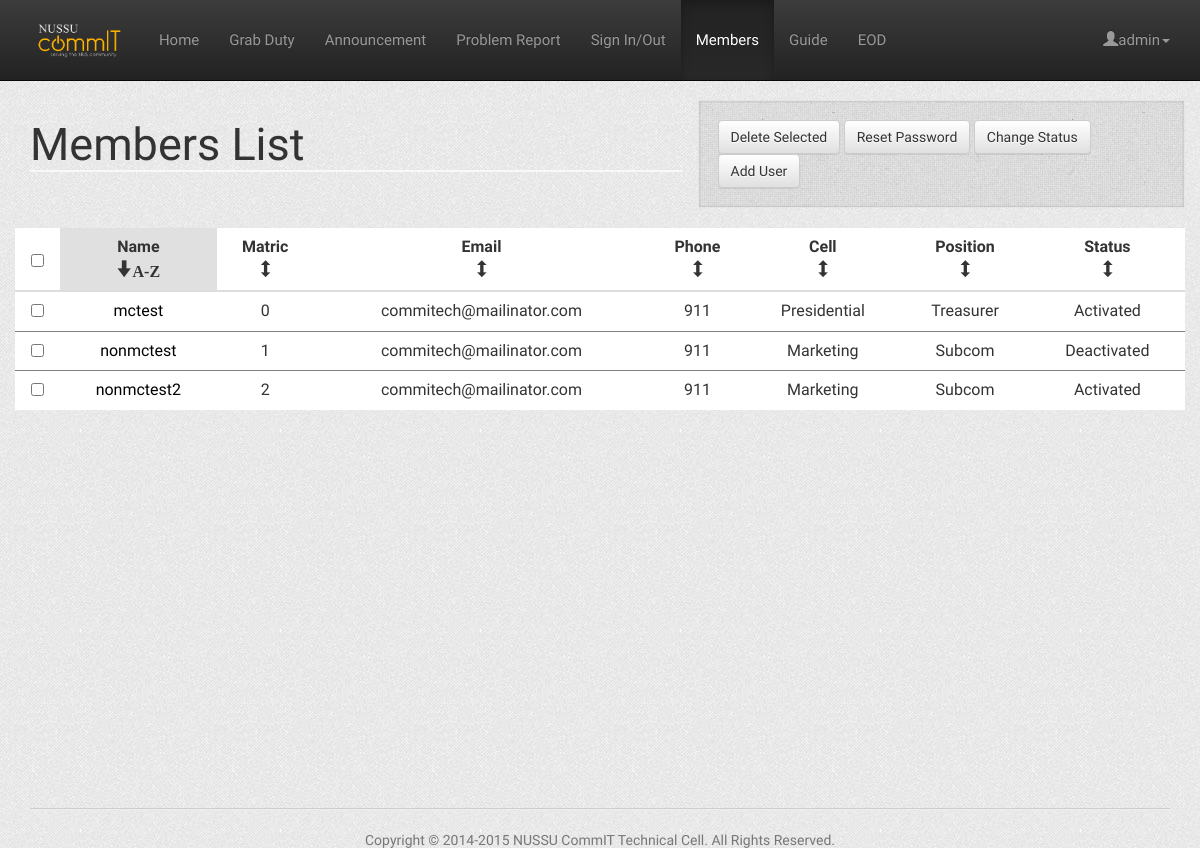
The page /members.php (signed in) on the database as committed earlier.
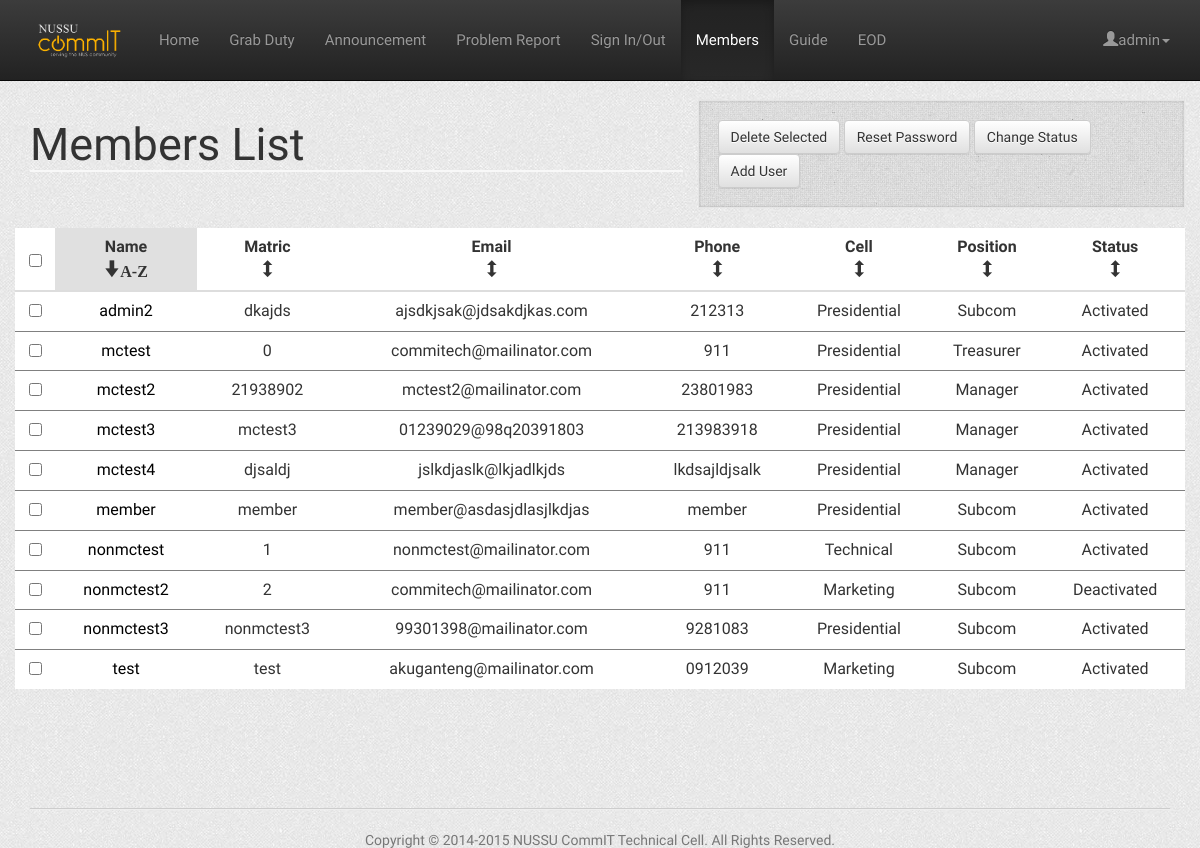
The same page on the database as committed later.
### tables this page shows
CREATE TABLE IF NOT EXISTS `users` (
  `id` int(11) NOT NULL,
  `name` varchar(40) NOT NULL,
  `matric_number` varchar(30) DEFAULT NULL,
  `contact` varchar(30) DEFAULT NULL COMMENT 'phone number',
  `password` varchar(60) NOT NULL,
  `email` varchar(50) NOT NULL DEFAULT '',
  `is_admin` tinyint(1) NOT NULL DEFAULT '0',
  `cell` varchar(24) NOT NULL DEFAULT 'none',
  `position` varchar(24) NOT NULL DEFAULT 'Subcom',
  `new_ann` int(11) NOT NULL DEFAULT '1',
  `status` int(1) NOT NULL DEFAULT '1' COMMENT 'activation status',
  `temp1` int(11) NOT NULL,
  `temp2` int(11) NOT NULL,
  `tracking` varchar(11) NOT NULL DEFAULT '0',
  `duty` int(11) NOT NULL DEFAULT '1',
  `notification` int(11) NOT NULL DEFAULT '0'
);

### Controller/UserController.php (called while the page is built, shortened)
<?php
require_once(dirname(__FILE__).'/../Utils/DBoperation.php');
class UserController {
    private static $instance;
    private $userList;
    private function __construct() {
        $this->userList = new DBOperation("users");
    }
    public static function getInstance() {
        if (!self::$instance) {
            self::$instance = new self();
        }
        return self::$instance;
    }
    public function getAllUser(){
        try{
            $all_users = $this->userList->getQuery('SELECT id, name, matric_number, email, contact, cell, position, status FROM users');
            return $all_users;
        } catch (PDOException $e) {
            echo 'ERROR: ' . $e->getMessage();
        }
    }
    public function isAdmin($userID) {
        $condition = array('id' => $userID);
        $user = $this->userList->get($condition);
        return $user[0]["is_admin"];
    }
}
?>

### Utils/DBoperation.php (called while the page is built, shortened)
<?php
require_once(dirname(__FILE__).'/DBhandler.php');
	Class DBOperation
	{
		private $tableName;
		private static $dbHandler;
		public function DBOperation($tableName)
		{
			$this->tableName = $tableName;
			self::$dbHandler = new DBHandler();
		}
                private function commandiseCondition($condition)
                {
                    $conditionCommand = "";
                    foreach ($condition as $key => $value)
                    {
                        $conditionCommand = $conditionCommand.$key." = \"".$value."\"";
                    }
                    return $conditionCommand;
                }
                public function get($conditions,$sortBy = "")
		{
                    $conditionCommand = $this->commandiseCondition($conditions);
                    $query = "SELECT * FROM ".$this->tableName;
                    if ($conditionCommand != "")
                    {
                        $query = $query." WHERE ".$conditionCommand;
                    }
                    return self::$dbHandler->getQuery($query);
		}
                public function getQuery($query)
                {
                        return self::$dbHandler->getQuery($query);
                }
	};
?>

### Utils/DBhandler.php (called while the page is built, shortened)
<?php
Class DBHandler
{
    private $con;
    public function DBHandler()
    {
        $this->con = mysqli_connect(DB_SERVER,DB_USER,DB_PASS,DB_NAME);
    }
    public function getQuery($query)
    {
        $result = mysqli_query($this->con,$query);
        $data = array();
        $i = 0;
        while ($data[$i++] = mysqli_fetch_array($result));
        unset($data[count($data)-1]);
        return $data;
    }
};
?>

### members.php (the view, shortened to what this page needs)
<?php
    include_once(dirname(__FILE__).'/Controller/UserController.php');
    $user_controller = UserController::getInstance();
    function isNotHidden($user) {
        $hiddenUsers = array("admin", "comcen");
        return !in_array($user['name'], $hiddenUsers, true);
    }
    if (!empty($_GET["name"])) {
        $members = array_filter($user_controller->getAllUser(), 'isTargetedUser');
    } else {
        $members = array_filter($user_controller->getAllUser(), 'isNotHidden');
    }
    $is_admin = $user_controller->isAdmin($_SESSION['user_id']);
?>
<html>
    <head>
        <link href="includes/css/bootstrap.min.css" rel="stylesheet">
        <link href="includes/css/bootstrap-theme.min.css" rel="stylesheet">
        <link href="includes/css/style.css" rel="stylesheet">
    </head>
    <body>
        <?php $page = "members"; ?>
        <?php include(dirname(__FILE__).'/includes/header.php');?>
        <div class="container">
            <div class="row">
                <?php if ($is_admin) { ?>
                    <form action="members_manage" method="post">
                    <div class="col-sm-7">
                        <h1>Members List</h1>
                    </div>
                    <div class="col-sm-5 well">
                        <button type="submit" name="delete_user" class="btn btn-default" value="delete_user">Delete Selected</button>
                        <button type="submit" name="reset_password" class="btn btn-default" value="reset_password">Reset Password</button>
                        <button type="submit" name="change_status" class="btn btn-default" value="change_status">Change Status</button>
                        <a class="btn btn-default" href="user_add">Add User</a>
                    </div>
                <?php }else{ ?>
                    <div class="col-sm-12">
                        <h1>Members List</h1>
                    </div>
                <?php } ?>
                    <table class="table table-hover" id="members">
                        <thead>
                            <tr>
                                <?php if($is_admin){?><th class="text-center sorter-false"><input id="0" type="checkbox" onClick="checkAll()"></th><?php } ?>
                                <th class="text-center">Name</th>
                                <th class="text-center">Matric</th>
                                <th class="text-center">Email</th>
                                <th class="text-center">Phone</th>
                                <th class="text-center">Cell</th>
                                <th class="text-center">Position</th>
                                <?php if($is_admin) { ?><th class="text-center">Status</th><?php } ?>
                            </tr>
                        </thead>
                        <tbody>
                            <?php
                                $cnt = 0;
                                foreach($members as $row){
                                    $cnt++;
                                    echo '<tr>';
                                    if($is_admin){
                                        echo "<td><input id=".$cnt." name='users[]' type='checkbox' value=".$row['id']."></td>";
                                    }
                                    if($is_admin) echo "<td><a href='user.php?id={$row['id']}'>".$row['name']."</a></td>";
                                    else echo '<td>'.$row['name'].'</td>';
                                    echo '<td>'.$row['matric_number'].'</td>';
                                    echo '<td>'.$row['email'].'</td>';
                                    echo '<td>'.$row['contact'].'</td>';
                                    echo '<td>'.$row['cell'].'</td>';
                                    echo '<td>'.$row['position'].'</td>';
                                    if($is_admin) {
                                        if($row['status'] == 1) echo "<td>Activated</td>";
                                        else echo "<td>Deactivated</td>";
                                    }
                                    echo '</tr>';
                                }
                            ?>
                        </tbody>
                    </table>
                    <?php if ($is_admin) { ?>
                    </form>
                    <?php } ?>
            </div>
        </div>
        <?php include(dirname(__FILE__).'/includes/footer.php');?>
    </body>
</html>

### includes/header.php (shortened to what this page needs)
<div class="navbar navbar-inverse navbar-static-top" role="navigation">
    <div class="container">
        <div class="navbar-header">
            <a class="navbar-brand" href="index"><img class="img-responsive logo" height="50px" src="includes/img/nussu-commit-logo.png"/></a>
        </div>
        <div class="navbar-collapse collapse">
            <ul class="nav navbar-nav">
                <li class="<?php echo ($page == "home" ? "active": "")?>"><a href="index">Home</a></li>
                <li class="<?php echo ($page == "grab" ? "active": "")?>"><a href="grablist">Grab Duty</a></li>
                <li class="<?php echo ($page == "announcement" ? "active": "")?>"><a href="announcement">Announcement</a></li>
                <li class="<?php echo ($page == "report" ? "active": "")?>"><a href="report">Problem Report</a></li>
                <li class="<?php echo ($page == "sign" ? "active": "")?>"><a href="sign">Sign In/Out</a></li>
                <li class="<?php echo ($page == "members" ? "active": "")?>"><a href="members">Members</a></li>
                <li class="<?php echo ($page == "guide" ? "active": "")?>"><a href="guide">Guide</a></li>
                <li class="<?php echo ($page == "postEOD" ? "active": "")?>"><a href="postEOD">EOD</a></li>
            </ul>
            <ul class="nav navbar-nav navbar-right">
			<li class="dropdown <?php echo (($page == "tracking" || $page == "scheduleavailability" || $page == "user") ? "active": "")?>">
                <a href="#" class="dropdown-toggle" data-toggle="dropdown" role="button" aria-haspopup="true" aria-expanded="false"><span class="glyphicon glyphicon-user" aria-hidden="true"> </span><?php echo $_SESSION['user_name'];?><span class="caret"></span></a>
			</li>
            </ul>
        </div>
    </div>
</div>

### includes/footer.php
<div class="footer">
    <div class="container text-center">
		<hr><p class="muted credit">Copyright &copy; 2014-2015 NUSSU CommIT Technical Cell. All Rights Reserved.</p>
    </div>
</div>

### includes/css/style.css (style rules this page uses)
.navbar-static-top { margin-bottom: 19px; }
.navbar-nav li a { line-height: 50px; }
html { position: relative; min-height: 100%; }
body { margin-bottom: 60px; background: url(../img/bg.png); }
.footer { position: absolute; bottom: 0; width: 100%; height: 60px; }
.table { background-color: white; }
a { color:black; }
td { text-align: center; }
h1, h2 { font-family: 'Roboto Condensed', sans-serif; font-size:45px; font-weight:400; color:#333333; }
h1 { border-bottom: 2px solid #f8f8f8; }
.nav > li > a { font-size:15px; }
.muted { color: #777; }
hr { border-top: 1px solid #cdcdcd; border-bottom: 1px solid #eee; }
@media (min-width: 768px) { .logo { max-height: 50px; } }
th.unsorted::after { content:"\E119"; font-family:"Glyphicons Halflings"; }
th.sorter-false::after { content:none; }
th.ascending { background-color: #e0e0e0; }
th.ascending::after { content:"\E094 A-Z"; font-family:"Glyphicons Halflings"; }
.table > thead > tr > th, .table > tbody > tr > th, .table > tfoot > tr > th, .table > thead > tr > td, .table > tbody > tr > td, .table > tfoot > tr > td { padding: 8px; line-height: 1.42857143; vertical-align: top; border-top: 1px solid gray; }
.tablesorter > thead > tr > th { vertical-align: middle; }

Rows that differ between the two databases and show on the page:
changed users "nonmctest": email "commitech@mailinator.com" → "nonmctest@mailinator.com"; cell "Marketing" → "Technical"; status "Deactivated" → "Activated"
changed users "nonmctest2": status "Activated" → "Deactivated"
added users: name "admin2", matric_number "dkajds", email "ajsdkjsak@jdsakdjkas.com", contact "212313", cell "Presidential", position "Subcom", status "Activated"
added users: name "test", matric_number "test", email "akuganteng@mailinator.com", contact "0912039", cell "Marketing", position "Subcom", status "Activated"
added users: name "mctest2", matric_number "21938902", email "mctest2@mailinator.com", contact "23801983", cell "Presidential", position "Manager", status "Activated"
added users: name "mctest3", matric_number "mctest3", email "01239029@98q20391803", contact "213983918", cell "Presidential", position "Manager", status "Activated"
added users: name "mctest4", matric_number "djsaldj", email "jslkdjaslk@lkjadlkjds", contact "lkdsajldjsalk", cell "Presidential", position "Manager", status "Activated"
added users: name "nonmctest3", matric_number "nonmctest3", email "99301398@mailinator.com", contact "9281083", cell "Presidential", position "Subcom", status "Activated"
added users: name "member", matric_number "member", email "member@asdasjdlasjlkdjas", contact "member", cell "Presidential", position "Subcom", status "Activated"
